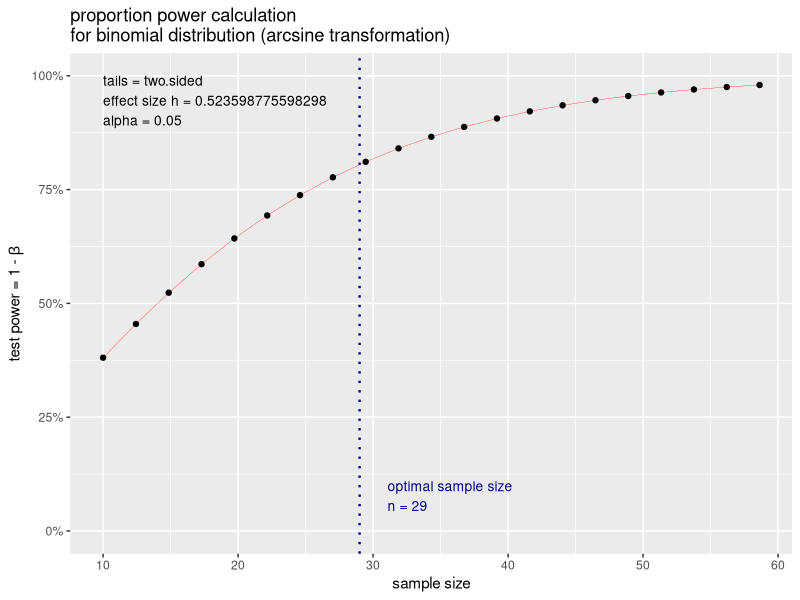
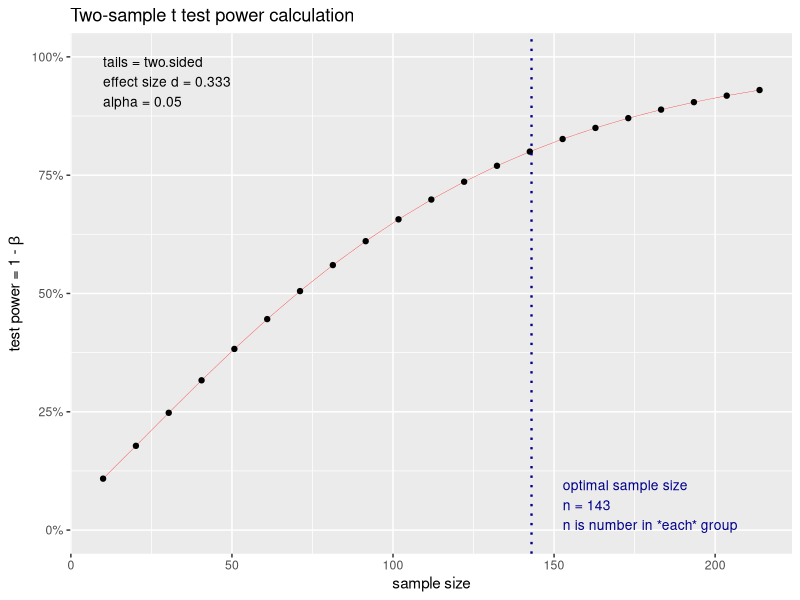
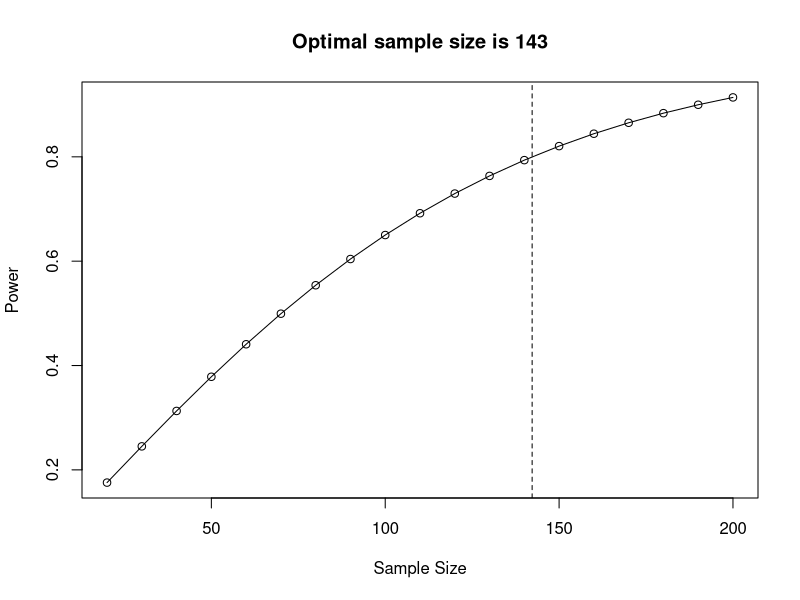

Write the R code that produced these figures, in order. (Note: this script raises an error after producing the figures.)
# Clay Ford
# Power and Sample Size Analysis workshop
# Fall 2016
# UVa StatLab

# Power and sample size calculations for various statistical tests using the
# "pwr" package and a few built-in R functions

install.packages("pwr")
library(pwr)


# pwr.p.test --------------------------------------------------------------

# one-sample test for proportions  (ES=h) 

# This applies to our name tag example. Say we think people place name tags on 
# the left side of their chest 75% percent of the time versus random chance
# (50%). What sample size do we need to show this assuming a significance level
# (Type I error) of 0.05 and a desired power of 0.80?

h <- ES.h(p1 = 0.75, p2 = 0.50)
pwr.p.test(h = h, sig.level = 0.05, power = 0.80, alternative = "greater")

# About 23 people; always round up.

# The previous example assumed a one-sided test: Null = 0.5, Alt > 0.5. 

# We typically take the conservative route and calculate sample size based on a
# two-sided test. That is Null = 0.5, Alt != 0.5

pwr.p.test(h = h, sig.level = 0.05, power = 0.80)

# Notice we need more people. 

# Say we think people place name tags on the left 70% percent of the time
# instead of 50%. What is the power of our test if we survey 30 people provided 
# we accept a significance level of 0.05? (Notice we can use the ES.h() function
# in pwr.p.test)
pwr.p.test(h = ES.h(p1 = 0.70, p2 = 0.50), n = 30, sig.level = 0.05)

# Again, notice the default is a "two.sided" test. This means we're simply
# testing that the alternative proportion is not 0.5. It could be lower or
# higher. Assuming "greater" increases the power:
pwr.p.test(h = ES.h(p1 = 0.70, p2 = 0.50), n = 30, sig.level = 0.05, 
           alternative = "greater")

# Equivalently we can think of one proportion being "less" than some value, say
# 0.25 versus random chance. Notice the effect is negative and resulting power is
# the same:
pwr.p.test(h = ES.h(p1 = 0.25, p2 = 0.50), n = 30, sig.level = 0.05, 
           alternative = "less")

# NOTE: Usually recommended to stick with the two-sided alternative.

# We can also save the result of a sample size estimate and plot it.
pout <- pwr.p.test(h = ES.h(p1 = 0.75, p2 = 0.50), power = 0.80, sig.level = 0.05)
plot(pout)

# Your plot will look different from mine if you do not have the ggplot2 package
# installed.

# YOUR TURN!
# Say we think people place name tags on the left 70% percent of the time instead
# of 50%. What sample size do we need to show this assuming a significance level
# of 0.01, a desired power of 0.90, and a one-sided "greater" alternative?



# pwr.2p.test -------------------------------------------------------------

# two-sample test for proportions (ES=h) 

# EXAMPLE: Let's say I randomly sample male and female UVa undergrad students
# and ask them if they consume alcohol at least once a week. My null hypothesis
# is no difference in the proportion that answer yes. My alternative hypothesis
# is that there is a difference. (two-sided; one gender has higher proportion, I
# don't know which.) I'd like to detect a difference as small as 5%. How many
# students do I need to sample in each group if we want 80% power and a
# significance level of 0.05?

# Recall effect size depends on the two proportions we compare:
ES.h(p1 = 0.55, p2 = 0.50)
ES.h(p1 = 0.35, p2 = 0.30)
ES.h(p1 = 0.15, p2 = 0.10)

# 55% vs. 50%
pwr.2p.test(h = ES.h(p1 = 0.55, p2 = 0.50), sig.level = 0.05, power = .80)
# 35% vs. 30%
pwr.2p.test(h = ES.h(p1 = 0.35, p2 = 0.30), sig.level = 0.05, power = .80)
# 15% vs. 10%
pwr.2p.test(h = ES.h(p1 = 0.15, p2 = 0.10), sig.level = 0.05, power = .80)

# Sample size is PER GROUP. Always round sample size up.

# Base R has a function called power.prop.test that allows you to use the raw
# proportions in the function.
power.prop.test(p1 = 0.55, p2 = 0.50, sig.level = 0.05, power = .80)
power.prop.test(p1 = 0.35, p2 = 0.30, sig.level = 0.05, power = .80)
power.prop.test(p1 = 0.15, p2 = 0.10, sig.level = 0.05, power = .80)

# Notice the results are slightly different. It calculates effect size
# differently.

# If we don't have any preconceived estimates of proportions or don't feel
# comfortable making estimates, we can use a conventional effect size:
cohen.ES(test = "p", size = "small") # 0.2
cohen.ES(test = "p", size = "medium") # 0.5
cohen.ES(test = "p", size = "large") # 0.8


# Sample sizes for the conventional effects:
pwr.2p.test(h = 0.2, sig.level = 0.05, power = .80)
pwr.2p.test(h = 0.5, sig.level = 0.05, power = .80)
pwr.2p.test(h = 0.8, sig.level = 0.05, power = .80)

# What sample size do I need to detect effects of 0.2 and 0.1 with 80% power?
pwr.2p.test(h = 0.2, sig.level = 0.05, power = 0.8)
pwr.2p.test(h = 0.1, sig.level = 0.05, power = 0.8)

# YOUR TURN! Let's say we're only able to randomly sample 80 students (40 per 
# group). What's the power of our two-sided test test if we assume a small
# effect size of 0.2 and we set significance level to 0.05?


# pwr.2p2n.test -----------------------------------------------------------

# two-sample test for proportions, unequal sample sizes (ES=h) 


# Let's return to our undergraduate survey of alcohol consumption. It turns out 
# we were able to survey 543 males and 675 females. What's the power of our test
# if we're interested in being able to detect a "small" effect size.

cohen.ES(test = "p", size = "small") # 0.2

# So instead of using ES.h() with guesses at p1 and p2, I can just use the
# effect size 0.2.
pwr.2p2n.test(h = 0.2, n1 = 543, n2 = 675, sig.level = 0.05)

# Let's say I previously surveyed 763 female undergraduates and found that p% 
# said they consumed alcohol once a week. I'd like to survey some males and see 
# if a significantly different proportion respond yes. How many do I need to 
# sample to detect a small effect size (0.2) in either direction with 80% power
# and a significance level of 0.05?

pwr.2p2n.test(h = 0.2, n1 = 763, power = 0.8, sig.level = 0.05)
# or specify n2; it doesn't matter



# pwr.t.test --------------------------------------------------------------

# one-sample and two-sample t tests for means (ES=d) 

# Two-sample t test

# EXAMPLE: I'm interested to know if there is a difference in the mean price of
# what male and female students pay at the library coffee shop. Let's say I
# randomly observe 30 male and 30 female students check out from the coffee shop
# and note their total purchase price. How powerful is this experiment if I want
# to detect a "medium" effect in either direction?

pwr.t.test(n = 30, d = 0.5, sig.level = 0.05) # n is per group

# How many do I need to observe for a test with 80% power?
pwr.t.test(d = 0.5, power = 0.80, sig.level = 0.05)

# What about a large effect (0.8)?
pwr.t.test(n = 30, d = 0.8, sig.level = 0.05) # n is per group
pwr.t.test(d = 0.8, power = 0.8, sig.level = 0.05) 



# EXAMPLE: Let's say we want to be able to detect a difference of at least 75
# cents in the mean purchase price. How can we convert that to an effect size?
# First we need to make a guess at the population standard deviation. If we have
# absolutely no idea, one rule of thumb is to take the difference between the 
# maximum and minimum values and divide by 4 (or 6). Let's say max is 10 and min
# is 1. So our guess at a standard deviation is 9/4 = 2.25. Therefore d is

d <- 0.75/2.25 # 0.333
pwr.t.test(d = d, power = 0.80, sig.level = 0.05)

# An effect size of 0.333 requires 143 per group 

# If you don't like working with d, you can use the power.t.test function that 
# comes with base R. It allows you to specify "delta" (true difference in means)
# and "sd" (standard deviation):

power.t.test(delta = 0.75, sd = 2.25, sig.level = 0.05, power = 0.8)

# For any of the pwr functions we can provide multiple sample size values to get
# multiple power estimates. For example, let's see how power changes as we let n
# go from 100 to 500 by 100 using a "small" effect size of 0.2.

pwr.t.test(n = seq(25,150,25), d = 0.333, sig.level = 0.05)

# We can also save the result of a sample size estimate and plot it.
pout <- pwr.t.test(d = 0.333, power = 0.80, sig.level = 0.05)
plot(pout)

# We can't plot the result of power.t.test using plot(). However we can do it
# manually:

pout <- power.t.test(delta = 0.75, sd = 2.25, sig.level = 0.05, n=seq(20,200,10))

# Notice the contents of "pout"
str(pout)

# We can use these to create a plot
x <- pout$n
y <- pout$power
plot(x, y, type="l", xlab = "Sample Size", ylab = "Power")
points(x, y)

# find optimal sample size that yields 80% power and save to n:
n <- power.t.test(delta = 0.75, sd = 2.25, sig.level = 0.05, power = 0.80)$n
abline(v = n, lty = 2)
title(paste("Optimal sample size is", ceiling(n)))

# One-sample t-test

# To calculate power and sample size for one-sample t-test, I have to set the
# "type" argument to type = "one.sample"

# EXAMPLE: I think the average purchase price at the Library coffee shop is over
# $3 per student. My null is $3 or less; my alternative is greater than $3. If 
# the true average purchase price is $3.50, I would like to have 90% power to 
# declare my estimated average purchase price is greater than $3. How many 
# transactions do I need to observe assuming a significance level of 0.05? Let's
# say max purchase price is $10 and min is $1. So our guess at a standard
# deviation is 9/4 = 2.25. Therefore d is...

d <- 0.50/2.25
pwr.t.test(d = d, sig.level = 0.05, power = 0.90, alternative = "greater", 
           type = "one.sample")

# or with power.t.test:
power.t.test(delta = 0.50, sd = 2.25, power = 0.90, sig.level = 0.05, 
             alternative = "one.sided", type = "one.sample")

# Very important to remember type = "one.sample"

# What if I lower my significance level to 0.01?
pwr.t.test(d = d, sig.level = 0.01, power = 0.90, alternative = "greater", 
           type = "one.sample")

# Going to extremes...
pwr.t.test(d = d, sig.level = 0.001, power = 0.999, alternative = "greater", 
           type = "one.sample")


# "paired" t-test. 

# EXAMPLE: 24 high school boys are put on a ultraheavy rope-jumping program. 
# Does this increase their 40-yard dash time? We'll measure their 40 time before
# the program and after. We'll use a paired t-test to see if the difference in 
# times is greater than 0 (before - after). Assume the standard deviation of the
# differences will be about 0.25. How powerful is the test to detect a
# difference of about 0.08 with 0.05 significance?

pwr.t.test(n = 24, d = 0.08 / 0.25, 
           type = "paired", alternative = "greater")

# or 
power.t.test(n = 24, delta = 0.08, sd = 0.25, 
             type = "paired", alternative = "one.sided")


# YOUR TURN! How many boys would I need to sample to detect a difference of 0.08
# in either direction with 80% power and the usual 0.05 significance level,
# assuming the standard deviation of the differences will be about 0.25?


# pwr.t2n.test ------------------------------------------------------------

# two-sample t test for means, unequal sample sizes (ES=d) 

# Find power for a t-test with 28 in one group and 35 in the other group and a
# medium effect size. (sig.level defaults to 0.05.)
pwr.t2n.test(n1 = 28, n2 = 35, d = 0.5)

# Find n1 sample size when other group has 35, desired power is 0.80, effect 
# size is 0.5 and significance level is 0.05:
pwr.t2n.test(n2 = 35, d = 0.5, power = 0.8)



# pwr.chisq.test ----------------------------------------------------------

# chi-squared tests (ES=w)

# Goodness of fit

# EXAMPLE: (From Cohen, example 7.1) A market researcher is seeking to determine
# preference among 4 package designs. He arranges to have a panel of 100 
# consumers rate their favorite package design. He wants to perform a chi-square
# goodness of fit test against the null of equal preference (25% for each
# design) with a significance level of 0.05. What's the power of the test if 3/8
# of the population actually prefers one of the designs and the remaining 5/8
# are split over the other 3 designs?

# To calculate effect size, we need to create vectors of null and alternative
# proportions:
null <- rep(0.25, 4)
alt <- c(3/8, rep((5/8)/3, 3))
# Now use them in the effect size function
ES.w1(null,alt)

# To calculate power, specify effect size, N, and degrees of freedom (4-1).
pwr.chisq.test(w=ES.w1(null,alt), N=100, df=(4-1), sig.level=0.05)

# How many subjects do we need to achieve 80% power?
pwr.chisq.test(w=ES.w1(null,alt), df=(4-1), power=0.8, sig.level = 0.05)

# If our alternative is correct then we need to survey at least 131 people to
# detect this with 80% power.

# test of association

# EXAMPLE: I want to see if there's an association between gender and flossing
# teeth among UVa students. I randomly sample 100 students (male and female) and
# ask whether or not they floss daily. I want to carry out a chi-square test of 
# association to determine if there's an association between these two 
# variables. As usual I set my significance level to 0.05. To determine effect 
# size I need to propose an alternative hypothesis, which in this case is a 
# table of proportions. I propose the following:

#   Floss No Floss
# M   0.1      0.4
# F   0.2      0.3

prob <- matrix(c(0.1,0.2,0.4,0.3), ncol=2, 
               dimnames = list(c("M","F"),c("Floss","No Floss")))
prob

# Even proportion of male and female, but I want to detect if at least 10% more
# females floss.

# Now use the matrix to calculate effect size:
ES.w2(prob)

# We also need degrees of freedom.
# DF = (2 - 1) * (2 - 1) = 1

# And calculate power:
pwr.chisq.test(w = ES.w2(prob), N = 100, df = 1, sig.level = 0.05)

# How many students should I survey if I wish to achieve 90% power?
pwr.chisq.test(w = ES.w2(prob), power = 0.9, df = 1, sig.level = 0.05)

# If you don't suspect association in either direction, or you don't feel like
# building a matrix in R, you can go with a conventional effect size.

cohen.ES(test = "chisq", size = "small")
pwr.chisq.test(w = 0.1, N = 100, df = 1, sig.level = 0.05)
pwr.chisq.test(w = 0.1, power = 0.9, df = 1, sig.level = 0.05)


# pwr.r.test --------------------------------------------------------------

# correlation test (ES=r) 

# EXAMPLE: Let's say I'm a web developer and I want to conduct an experiment 
# with one of my sites. I want to randomly select a group of people, ranging in 
# age from 18 - 65, and time them how long it takes them to complete a task, say
# locate some piece of information. I suspect there may be a "small" positive 
# linear relationship between time it takes to complete the task and age. How 
# many subjects do I need to detect this positive (ie, r > 0) relationship with
# 80% power and the usual 0.05 significance level?

pwr.r.test(r = 0.1, sig.level = 0.05, power = 0.8, alternative = "greater")

# The "arctangh transformation" approximates the normal distribution, which is 
# used in the power and sample size calculations.

# The default is a two-sided test. We specify alternative = "greater" since we 
# believe there is small positive effect. That is, our null is correlation <= 0
# vs the alternative that correlation is > 0. 

# What if I just want to detect a small effect in either direction (positive or
# negative correlation)? Use the default settings of "two.sided"
pwr.r.test(r = 0.1, sig.level = 0.05, power = 0.8, alternative = "two.sided")


# YOUR TURN:
# What's the power of my test if I recruit 50 people and I hypothesize a medium
# positive effect?



# power.anova.test --------------------------------------------------------

# balanced one-way analysis of variance tests

# EXAMPLE: Let's say I'm a web developer and I'm interested in 3 web site 
# designs for a client. I'd like to know which design(s) help users find 
# information fastest, or which design requires the most time. I design an 
# experiment where I have 3 groups of randomly selected people use one of the 
# designs to find some piece of information and I record how long it takes. (All
# groups look for the same information.) How many people do I need in each group
# if I believe two of the designs will take 30 seconds and one will take 25
# seconds? Assume population standard deviation is 5 and that I desire power
# and significance levels of 0.8 and 0.05.

# The between group variance:
var(c(30, 30, 25))

# The within group variance (sd ^ 2):
5^2

power.anova.test(groups = 3, between.var = 8.3, within.var = 5^2, power = 0.8)


# The pwr.anova.test function requires you to provide an effect size. The effect
# size, f, for k groups is calculated as follows:

# f = sd_means / sd_populations

# Translation: standard deviation of the k means divided the common standard 
# deviation of the populations involved.

# Or just use conventional effect sizes: 0.1, 0.25, 0.4.

cohen.ES(test = "anov", size = "small")
cohen.ES(test = "anov", size = "medium")
cohen.ES(test = "anov", size = "large")

# Returning to example, How many people do I need in each group if I want to
# detect a medium effect with 80% power and a significance level of 0.05.
pwr.anova.test(k = 3, f = 0.25, sig.level = 0.05, power = 0.8)

# Or what's the power of my test to detect a medium effect if I get 50 for each
# group?
pwr.anova.test(k = 3, f = 0.25, sig.level = 0.05, n = 50)



# pwr.f2.test -------------------------------------------------------------

# test for the general linear model (ES=f2) 

# Again we have suggested small, medium and large effect sizes:

cohen.ES(test = "f2", size = "small") # 0.02
# R-squared:
0.02/(1 + 0.02) # 0.019

cohen.ES(test = "f2", size = "medium") # 0.15
# R-squared:
0.15/(1 + 0.15) # 0.130

cohen.ES(test = "f2", size = "large") # 0.35
# R-squared:
0.35/(1 + 0.35) # 0.259

# Obviously these are debatable! What's conventional in the behavioral and
# social sciences may not be in other fields.

# EXAMPLE: Let's say I'm hired to survey a company's workforce about job 
# satisfaction. I ask employees to rate their satisfaction on a scale from 1 
# (hating life) to 10 (loving life). I know there will be variability in the 
# answers, but I think two variables that will explain this variability are 
# salary and age. In fact I think it will explain at least 30% (R^2 = .30) of
# the variance. How powerful is my "experiment" if I randomly recruit 40
# employees and accept a 0.05 significance level?

# Two predictors, so u = 2
# 40 subjects, so v = 40 - 2 - 1 = 37
# R^2 = .30, so effect size f2 = 0.3/(1 - 0.3)

pwr.f2.test(u = 2, v = 37, f2 = 0.3/(1 - 0.3), sig.level = 0.05)

# How many employees do I need to survey if I want to be able to detect at least
# 30% explained variance (R^2 = .30) with 80% power and the usual 0.05
# significance level? We have to find v and then derive n.

pwr.f2.test(u = 2, f2 = 0.3/(1 - 0.3), sig.level = 0.05, power = 0.8)
# now find n, which is n = v + u + 1
23 + 2 + 1 # 26

# It's important to note that the alternative hypothesis here is that at least 
# one of the coefficients in my model is not 0. This doesn't mean we need at 
# least 26 subjects to have all coefficients significant. It just means 26 
# subjects gives us 80% chance of correctly detecting the effect of at least one
# of our predictors, provided one or more truly affect our response.

# Continuing with previous example, it would be of interest if having your own 
# office accounted for at least 5% beyond the variance explained by the model 
# with salary and age. We could think of this as a 0/1 indicator in the model
# that takes the value 1 if an employee has his/her own office, and 0 otherwise.

# Call the office indicator variable set "B" and the others variable set 
# "A". We'd like to know the power of this regression for detecting the 
# contribution of B to the model with A. This is sometimes called a Partial F 
# test. We test if a set of predictors explain variance above and beyond a
# second set of predictors. The null is no contribution.

# The effect size for this test:
  
# f2 = (R^2_AB - R^2_A) / (1 - R^2_AB)

# R^2_AB is percent variance explained by variable sets A and B. R^2_A is 
# percent variance explained by variable set A.

# In this case, f2 = (0.35 - 0.30)/(1 - 0.35)
  
# How many employees would we need to survey to identify the office contribution
# to variance explained with 90% power and a signficance level of 0.05?

# u = number of variables in set "A"
# v = n - number of variables in sets "A" and "B" - 1

pwr.f2.test(u = 2, f2 = (0.35 - 0.30) /(1 - 0.35), sig.level = 0.05, power = 0.9)

# To calculate sample size:
# n = ceiling(v) + number of variables in A & B + 1
165 + 3 + 1 # 169


# time permitting material ------------------------------------------------

# sample size curves

# Sample size curves can be a useful visual aid in helping understand the 
# relationship between effect size, power, sample size and significance level.
# Let's make some for a chi-square test of association for a 2 x 2 table.

# generate a sequence of effect sizes and power values
es <- seq(0.1,0.5,0.01)
pow <- c(0.8, 0.85, 0.9, 0.95)

# combine these values into a data frame
vals <- expand.grid(es=es,pow=pow)

# create a function to calculate sample size and extract
getN <- function(es,pow,sl=0.05){
  ceiling(pwr.chisq.test(w = es, df = 1, power = pow, sig.level = sl)$N)
}

getN(vals$es, vals$pow)

# "apply" the function to the es and pow columns of the vals data frame
vals$n <- mapply(getN, vals$es, vals$pow)
# add a column to indicate significance level
vals$sl <- 0.05

# create temporary copy of vals to do the same for 0.01 significance level
tmp <- vals
tmp$n <- mapply(getN, vals$es, vals$pow, 0.01)
tmp$sl <- 0.01

# combine tmp and vals into vals
vals <- rbind(vals, tmp); rm(tmp)

# set "pow" as factor to aid in plotting
vals$pow <- factor(vals$pow)

# create sample size curves faceted by significance level
library(ggplot2)
ggplot(vals, aes(es, n, color=pow, group=pow)) + geom_line() +
  facet_wrap(~ sl) +
  labs(x="Effect Size", y="Sample Size", title="Sample Sizes for Chi-square Test (2 x 2)") +
  scale_color_discrete("Power") 



# Let's see how effect size affects sample size. The results of the pwr
# functions can be saved:
pout <- pwr.2p.test(h = 0.2, power = 0.80, sig.level = 0.05)

# Then various parts can be extracted:
str(pout)
pout$n
ceiling(pout$n) # round up

# We can also do this directly as follows:
ceiling(pwr.2p.test(h = 0.2, power = 0.80, sig.level = 0.05)$n)

# comparing effect size to sample size to help us get a feel for their
# relationship:

# generate a sequence of effect sizes
h <- seq(0.1, 0.9, 0.01)

# "apply" the pwr.p.test function to the effect sizes
n <- sapply(h, function(x)ceiling(pwr.2p.test(h = x, power = 0.80)$n))

# plot sample size vs. effect size
plot(h, n, type="l", main="Sample size vs Effect size h\n for 80% power and 0.05 significance level")

# add points representing "conventional" effect sizes
points(x = c(0.2,0.5,0.8), y = n[h %in% c(0.2,0.5,0.8)], 
       pch=19, cex=1, col=c("black","red","blue"))
legend("topright", legend = c("0.2 (small)","0.5 (medium)","0.8 (large)"), 
       col = c("black","red","blue"), 
       pch = 19, title = "effect size")

# As we go below 0.2, the sample size takes off!


# END WORKSHOP SCRIPT
